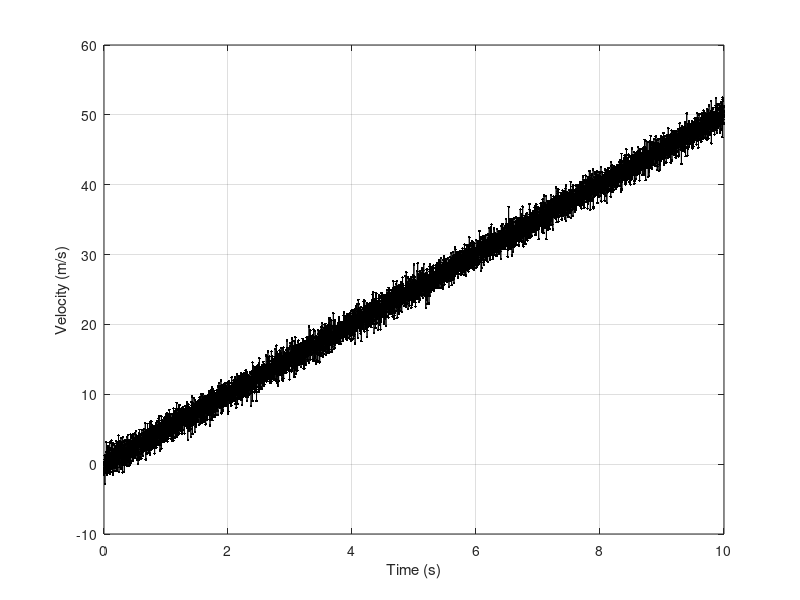

Write MATLAB code to recreate this figure.
%-------------------------------------------------------%
%        Script matlab per imparare ad utilizzarlo      %
%-------------------------------------------------------% 

close all % Chiudo tutte le immagini presenti
clear all % "Pulisco" tutte le variabili presenti in memoria
clc % Pulisce lo schermo

% Prendo i dati da file ed inizio ad analizzarli
% NB: gli indici iniziano da 1, non da zero come di norma
data = load("cazdata.txt"); % Matrice con 2 colonne
t = data(:, 1); % Prima colonna sono dei tempi (sintassi stile python, ma senza [])
v = data(:, 2); % Seconda colonna sono delle velocità

[row col] = size(data); 
disp(row)

figure(1)
% Effettuo il plotting di dati (voglio che rimangano visibili duranet script e abbiano griglia)
plot(t, v, 'k.-'); hold on; grid on % Plotto dati contraddistinti da un punto e collegati da linee


xlabel("Time (s)")  % Label asse x
ylabel("Velocity (m/s)")    % Label asse y
